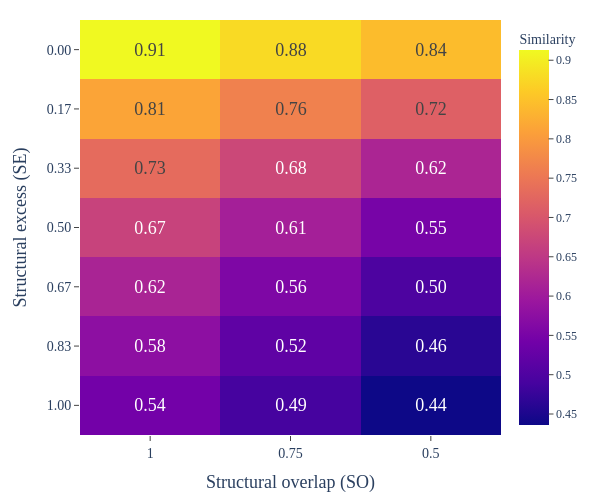

Here is the notebook cell this chart was saved with:
### Code cell
import pandas as pd
import plotly.express as px
# ==============================
# 5) Heatmap "cara de artigo"
# ==============================

# ==============================
# 4) Construir o pivot (overlap x excess -> similarity média)
# ==============================

pivot = (
    df.pivot_table(
        index="struct_excess",
        columns="struct_overlap",
        values="similarity_result",
        aggfunc="mean"
    )
    .sort_index(axis=0)   # excess
    .sort_index(axis=1)   # overlap
)

print("pivot shape:", pivot.shape)

fig = px.imshow(
    pivot,
    labels=dict(
        x="Structural overlap (SO)",
        y="Structural excess (SE)",
        color="Mean similarity"
    ),
    aspect="auto",
    origin="lower",
    text_auto=".2f"  # pode remover se ficar poluído
)

fig.update_layout(
    title=None,
    width=600,
    height=500,
    font=dict(
        family="serif",
        size=14
    ),
    margin=dict(l=80, r=20, t=20, b=60),
    xaxis=dict(
        showgrid=False,
        ticks="outside",
        ticklen=5,
        tickfont=dict(size=12),
        autorange="reversed"   # X: 1 → 0
    ),
    yaxis=dict(
        showgrid=False,
        ticks="outside",
        ticklen=5,
        tickfont=dict(size=12),
        autorange="reversed"   # Y: 1 → 0
    ),
    coloraxis_colorbar=dict(
        title="Similarity",
        ticks="outside",
        ticklen=5,
        tickfont=dict(size=12)
    )
)

fig.update_xaxes(
    tickmode="array",
    tickvals=sorted(pivot.columns.unique()),
)
fig.update_yaxes(
    tickmode="array",
    tickvals=sorted(pivot.index.unique()),
)

fig.update_yaxes(
    tickmode="array",
    tickvals=sorted(pivot.index.unique()),
    tickformat=".2f",   # <-- só 2 casas decimais no eixo Y
)

# deixa tudo com fonte maior por padrão
fig.update_layout(
    font=dict(
        # family="Arial Black, Arial",  # Arial Black é bem mais "grossa"
        size=18,                      # aumenta o tamanho base
    )
)

# eixo X: título e ticks mais fortes
fig.update_xaxes(
    title_font=dict(size=18),  # título do eixo X
    tickfont=dict(size=14)     # números do eixo X
)

# eixo Y: título e ticks mais fortes
fig.update_yaxes(
    title_font=dict(size=18),  # título do eixo Y
    tickfont=dict(size=14)     # números do eixo Y
)



fig.show()

### Figure 1 — Plotly figure (JSON) as saved in the notebook; plotly's stock layout.template omitted (floating-point values rounded to 4 significant figures)
{"data": [{"coloraxis": "coloraxis", "hovertemplate": "Structural overlap (SO): %{x}<br>Structural excess (SE): %{y}<br>Mean similarity: %{z}<extra></extra>", "name": "0", "texttemplate": "%{z:.2f}", "type": "heatmap", "x": [0.5, 0.75, 1.0], "xaxis": "x", "y": [0.0, 0.1667, 0.3333, 0.5, 0.6667, 0.8333, 1.0], "yaxis": "y", "z": [[0.843, 0.878, 0.913], [0.7153, 0.7645, 0.8137], [0.6188, 0.6759, 0.7329], [0.5481, 0.6081, 0.6681], [0.4977, 0.5572, 0.6166], [0.4621, 0.519, 0.5758], [0.436, 0.4895, 0.543]]}], "layout": {"coloraxis": {"colorbar": {"tickfont": {"size": 12}, "ticklen": 5, "ticks": "outside", "title": {"text": "Similarity"}}, "colorscale": [[0, "#0d0887"], [0.1111, "#46039f"], [0.2222, "#7201a8"], [0.3333, "#9c179e"], [0.4444, "#bd3786"], [0.5556, "#d8576b"], [0.6667, "#ed7953"], [0.7778, "#fb9f3a"], [0.8889, "#fdca26"], [1, "#f0f921"]]}, "font": {"family": "serif", "size": 18}, "height": 500, "margin": {"b": 60, "l": 80, "r": 20, "t": 20}, "title": {}, "width": 600, "xaxis": {"anchor": "y", "autorange": "reversed", "domain": [0, 1], "showgrid": false, "tickfont": {"size": 14}, "ticklen": 5, "tickmode": "array", "ticks": "outside", "tickvals": [0.5, 0.75, 1], "title": {"font": {"size": 18}, "text": "Structural overlap (SO)"}}, "yaxis": {"anchor": "x", "autorange": "reversed", "domain": [0, 1], "showgrid": false, "tickfont": {"size": 14}, "tickformat": ".2f", "ticklen": 5, "tickmode": "array", "ticks": "outside", "tickvals": [0, 0.1667, 0.3333, 0.5, 0.6667, 0.8333, 1], "title": {"font": {"size": 18}, "text": "Structural excess (SE)"}}}}
